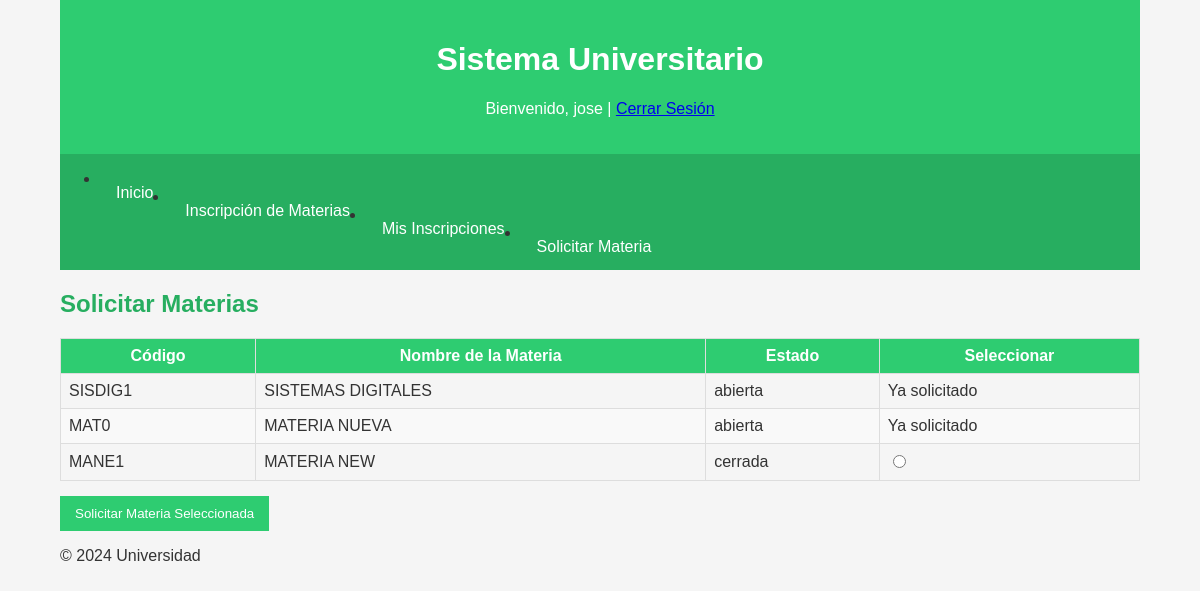
The app's page /views/student/solicitar_materia.php (signed in) with its own data.
### tables this page shows
CREATE TABLE `materias` (
  `id_materia` int(11) NOT NULL,
  `nombre` varchar(100) NOT NULL,
  `codigo` varchar(20) NOT NULL,
  `estado` enum('abierta','cerrada') DEFAULT 'cerrada'
);

### views/student/solicitar_materia.php (the view, shortened to what this page needs)
<?php
include '../../include/db_connection.php';
include '../../include/header.php';
$usuario_id = $_SESSION['id_usuario'];
$stmt = $conn->prepare("SELECT id_estudiante, imagen FROM estudiantes WHERE usuario_id = ?");
$stmt->bind_param("i", $usuario_id);
$stmt->execute();
$stmt->bind_result($id_estudiante, $imagen_actual);
$sql = "SELECT m.id_materia, m.nombre, m.codigo, m.estado
        FROM materias m";
$result = $conn->query($sql);
?>
<h2>Solicitar Materias</h2>
<form method="POST" action="" enctype="multipart/form-data">
    <table>
        <thead>
            <tr>
                <th>Código</th>
                <th>Nombre de la Materia</th>
                <th>Estado</th>
                <th>Seleccionar</th>
            </tr>
        </thead>
        <tbody>
            <?php if ($result && $result->num_rows > 0): ?>
                <?php while ($row = $result->fetch_assoc()): ?>
                    <?php
                    $stmt_check = $conn->prepare("SELECT id_inscripcion FROM inscripciones WHERE id_estudiante = ? AND id_materia = ?");
                    $stmt_check->bind_param("ii", $id_estudiante, $row['id_materia']);
                    $stmt_check->execute();
                    $stmt_check->store_result();
                    $already_requested = ($stmt_check->num_rows > 0);
                    ?>
                    <tr>
                        <td><?php echo htmlspecialchars($row['codigo']); ?></td>
                        <td><?php echo htmlspecialchars($row['nombre']); ?></td>
                        <td><?php echo htmlspecialchars($row['estado']); ?></td>
                        <td>
                            <?php if ($already_requested): ?>
                                Ya solicitado
                            <?php else: ?>
                                <input type="radio" name="id_materia" value="<?php echo $row['id_materia']; ?>" required>
                            <?php endif; ?>
                        </td>
                    </tr>
                <?php endwhile; ?>
            <?php else: ?>
                <tr><td colspan="4">No hay materias disponibles para solicitar.</td></tr>
            <?php endif; ?>
        </tbody>
    </table>
    <button type="submit" name="solicitar_materia">Solicitar Materia Seleccionada</button>
</form>
<?php
include '../../include/footer.php';
?>

### css/styles.css (style rules this page uses)
:root { --primary-color: #2ecc71; --secondary-color: #27ae60; --text-color: #333; --background-color: #f5f5f5; }
body { font-family: Arial, sans-serif; background-color: var(--background-color); color: var(--text-color); margin: 0; padding: 0; }
h2 { color: var(--secondary-color); margin-top: 20px; }
table { width: 100%; border-collapse: collapse; margin-top: 20px; }
table th, table td { border: 1px solid #ddd; padding: 8px; }
table th { background-color: var(--primary-color); color: white; }
table tr:nth-child(even) { background-color: #f9f9f9; }
form button { background-color: var(--primary-color); color: white; padding: 10px 15px; border: none; margin-top: 15px; cursor: pointer; }

### records on screen
materias: codigo "SISDIG1", nombre "SISTEMAS DIGITALES", estado "abierta", shows "Ya solicitado"
materias: codigo "MAT0", nombre "MATERIA NUEVA", estado "abierta", shows "Ya solicitado"
materias: codigo "MANE1", nombre "MATERIA NEW", estado "cerrada"

### other values on screen
$_SESSION['usuario'] "jose"
